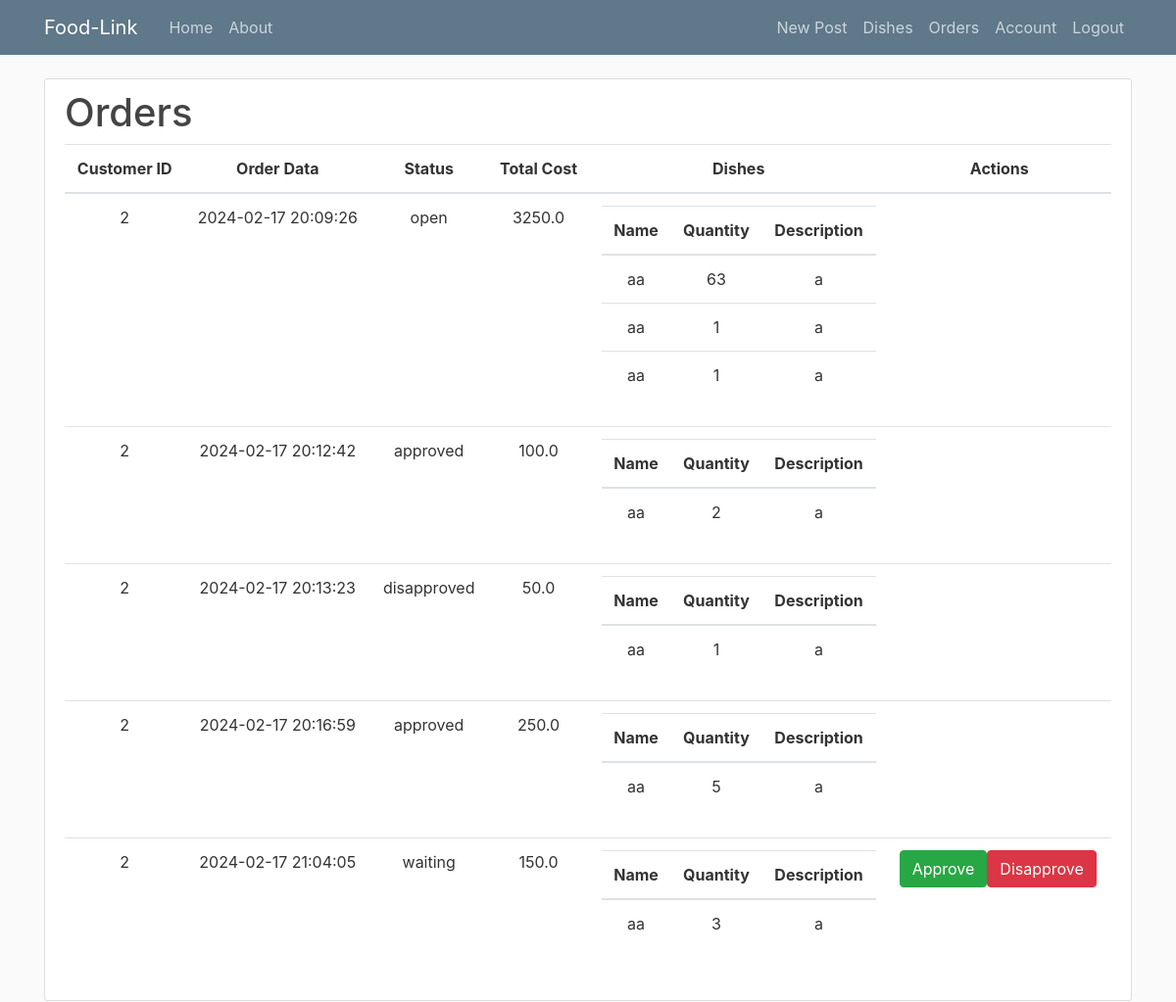
Page /admin/orders (signed in) on the committed database.
### flaskblog/models.py (models this page shows, shortened)
class Order(db.Model):
    id = db.Column(db.Integer, primary_key=True)
    restaurant_id = db.Column(db.String(50), nullable=False)
    customer_id = db.Column(db.Integer, db.ForeignKey('user.id'), nullable=False)
    created_at = db.Column(db.DateTime, default=datetime.utcnow, nullable=False)
    status = db.Column(db.String(50), nullable=False, default='open')  # open, wait, approved, disapproved

class OrderDish(db.Model):
    id = db.Column(db.Integer, primary_key=True)
    dish_id = db.Column(db.Integer, db.ForeignKey('dish.id'), nullable=False)
    order_id = db.Column(db.Integer, db.ForeignKey('order.id'))
    quantity = db.Column(db.Integer, nullable=False)
    customer_id = db.Column(db.Integer, db.ForeignKey('user.id'), nullable=False)
    dish = db.relationship('Dish', backref=db.backref('order_dishes', lazy=True))
    order = db.relationship('Order', backref=db.backref('order_dishes', lazy=True))
    status = db.Column(db.String(50), nullable=False, default='open')  # open, wait, approved, disapproved

class Dish(db.Model):
    id = db.Column(db.Integer, primary_key=True)
    name = db.Column(db.String(50), nullable=False)
    description = db.Column(db.Text, nullable=False)
    cost = db.Column(db.Float, nullable=False)
    restaurant_owner_id = db.Column(db.Integer, db.ForeignKey('user.id'), nullable=False)
    restaurant_owner = db.relationship('User', backref=db.backref('dishes', lazy=True))

### flaskblog/routes.py (the view)
@app.route("/admin/orders", methods=['GET', 'POST'])
@login_required
def get_orders_admin():
    orders = Order.query.filter_by(restaurant_id=current_user.id).all()
    order_details = []
    for order in orders:
        order_dishes = OrderDish.query.filter_by(order_id=order.id).all()
        total_cost = sum(order_dish.dish.cost * order_dish.quantity for order_dish in order.order_dishes)
        order_details.append({'order': order, 'dishes': order_dishes, 'total_cost': total_cost})
    return render_template('orders_admin.html', order_details=order_details)

### flaskblog/models.py (called while the page is built)
@login_manager.user_loader
def load_user(user_id):
    return User.query.get(int(user_id))

### flaskblog/templates/orders_admin.html
{% extends "layout.html" %}
{% block content %}
<div class="content-section">
    <h1>Orders</h1>
    <table class="table text-center">
        <thead>
            <tr>
                <th>Customer ID</th>
                <th>Order Data</th>
                <th>Status</th>
                <th>Total Cost</th>
                <th>Dishes
                </th>
                <th>Actions</th>
            </tr>
        </thead>
        <tbody>
            {% for order in order_details %}
            <tr>
                <td>{{ order['order'].customer_id }}</td>
                <td>{{ order['order'].created_at.strftime('%Y-%m-%d %H:%M:%S') }}</td>
                <td>{{ order['order'].status }}</td>
                <td>{{ order['total_cost']}}</td>
                <td>
                    <table class="table text-center">
                        <thead>
                            <tr>
                                <th>Name</th>
                                <th>Quantity</th>
                                <th>Description</th>
                            </tr>
                        </thead>
                        <tbody>
                            {% for dish in order['dishes'] %}
                            <tr>
                                <td>{{ dish.dish.name }}</td>
                                <td>{{ dish.quantity }}</td>
                                <td>{{ dish.dish.description }}</td>
                            </tr>
                            {% endfor %}
                        </tbody>
                    </table>
                </td>
                <td>
                    {% if order['order'].status == 'waiting' %}
                    <div class="d-flex">
                        <form action="{{ url_for('approve_order', order_id=order['order'].id) }}" method="post">
                            <button type="submit" class="btn btn-success">Approve</button>
                        </form>
                        <form action="{{ url_for('disapprove_order', order_id=order['order'].id) }}" method="post">
                            <button type="submit" class="btn btn-danger">Disapprove</button>
                        </form>
                    </div>
                    {% endif %}
                </td>
            </tr>
            {% endfor %}
        </tbody>
    </table>
</div>
{% endblock %}

### flaskblog/templates/layout.html (shortened to what this page needs)
<!DOCTYPE html>
<html>
<head>
    <link rel="stylesheet" href="https://maxcdn.bootstrapcdn.com/bootstrap/4.0.0/css/bootstrap.min.css">
    <link rel="stylesheet" type="text/css" href="{{ url_for('static', filename='main.css') }}">
</head>
<body>
    <header class="site-header">
      <nav class="navbar navbar-expand-md navbar-dark bg-steel fixed-top">
        <div class="container">
          <a class="navbar-brand mr-4" href="/">Food-Link</a>
          <div class="collapse navbar-collapse" id="navbarToggle">
            <div class="navbar-nav mr-auto">
              <a class="nav-item nav-link" href="{{ url_for('home') }}">Home</a>
              <a class="nav-item nav-link" href="{{ url_for('about') }}">About</a>
            </div>
            <div class="navbar-nav">
              {% if current_user.is_authenticated %}
                {% if current_user.user_type == 'customer' %}
                    <a class="nav-item nav-link" href="{{ url_for('orders') }}">Orders</a>
                    <a class="nav-item nav-link" href="{{ url_for('create_order') }}">New Order</a>
                    <a class="nav-item nav-link" href="{{ url_for('account') }}">Account</a>
                    <a class="nav-item nav-link" href="{{ url_for('logout') }}">Logout</a>
                {% elif current_user.user_type == 'restaurant owner' %}
                    <a class="nav-item nav-link" href="{{ url_for('new_post') }}">New Post</a>
                    <a class="nav-item nav-link" href="{{ url_for('get_dishes') }}">Dishes</a>
                    <a class="nav-item nav-link" href="{{ url_for('get_orders_admin') }}">Orders</a>
                    <a class="nav-item nav-link" href="{{ url_for('account') }}">Account</a>
                    <a class="nav-item nav-link" href="{{ url_for('logout') }}">Logout</a>
                {% endif %}
                {% else %}
                    <a class="nav-item nav-link" href="{{ url_for('login') }}">Login</a>
                    <a class="nav-item nav-link" href="{{ url_for('register') }}">Register</a>
                {% endif %}
            </div>
          </div>
        </div>
      </nav>
    </header>
    <main role="main" class="container">
      <div class="row">
        <div class="col-md-12">
          {% block content %}{% endblock %}
        </div>
      </div>
    </main>
</body>
</html>

### flaskblog/static/main.css (style rules this page uses)
body { background: #fafafa; color: #333333; margin-top: 5rem; }
h1, h2, h3, h4, h5, h6 { color: #444444; }
.bg-steel { background-color: #5f788a; }
.site-header .navbar-nav .nav-link { color: #cbd5db; }
.content-section { background: #ffffff; padding: 10px 20px; border: 1px solid #dddddd; border-radius: 3px; margin-bottom: 20px; }

### rows in the picture
Order: order.customer_id "2", order.created_at "2024-02-17 20:09:26", order.status "open"
OrderDish: dish.name "aa", quantity "63", dish.description "a"
OrderDish: dish.name "aa", quantity "1", dish.description "a"
OrderDish: dish.name "aa", quantity "1", dish.description "a"
Order: order.customer_id "2", order.created_at "2024-02-17 20:12:42", order.status "approved"
OrderDish: dish.name "aa", quantity "2", dish.description "a"
Order: order.customer_id "2", order.created_at "2024-02-17 20:13:23", order.status "disapproved"
OrderDish: dish.name "aa", quantity "1", dish.description "a"
Order: order.customer_id "2", order.created_at "2024-02-17 20:16:59", order.status "approved"
OrderDish: dish.name "aa", quantity "5", dish.description "a"
Order: order.customer_id "2", order.created_at "2024-02-17 21:04:05", order.status "waiting"
OrderDish: dish.name "aa", quantity "3", dish.description "a"

### other values in the picture
{{ order['total_cost'] }} "3250.0" "100.0" "50.0" "250.0" "150.0"
